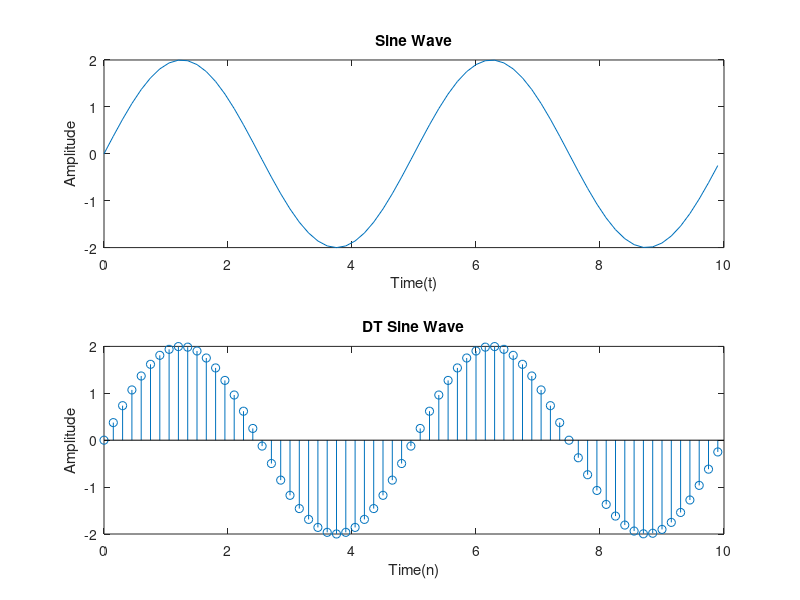
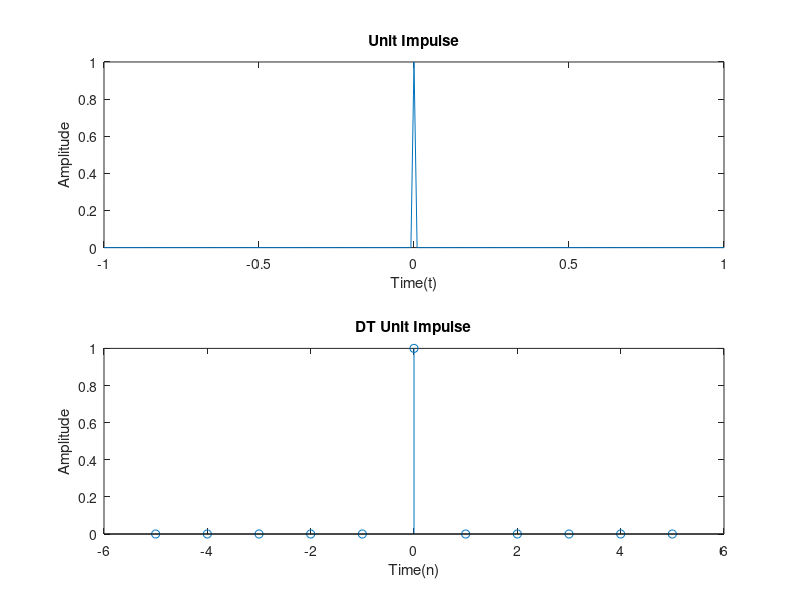
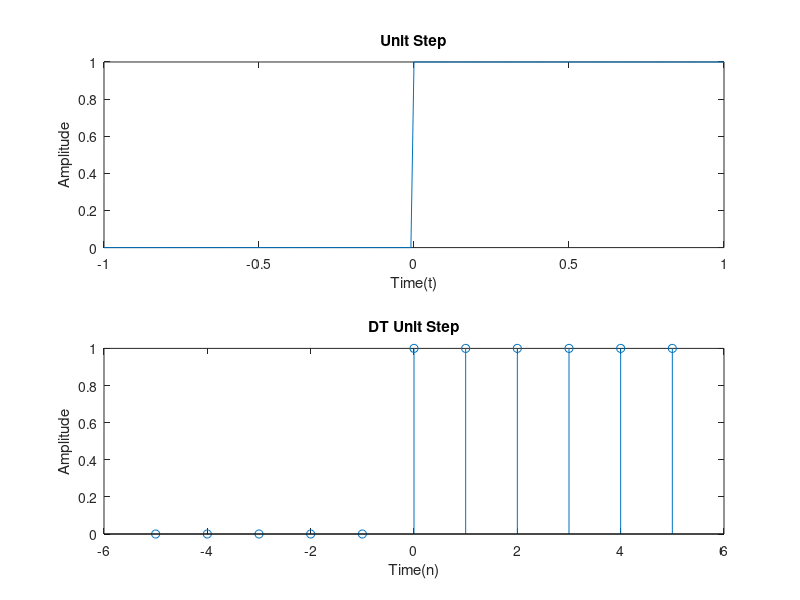
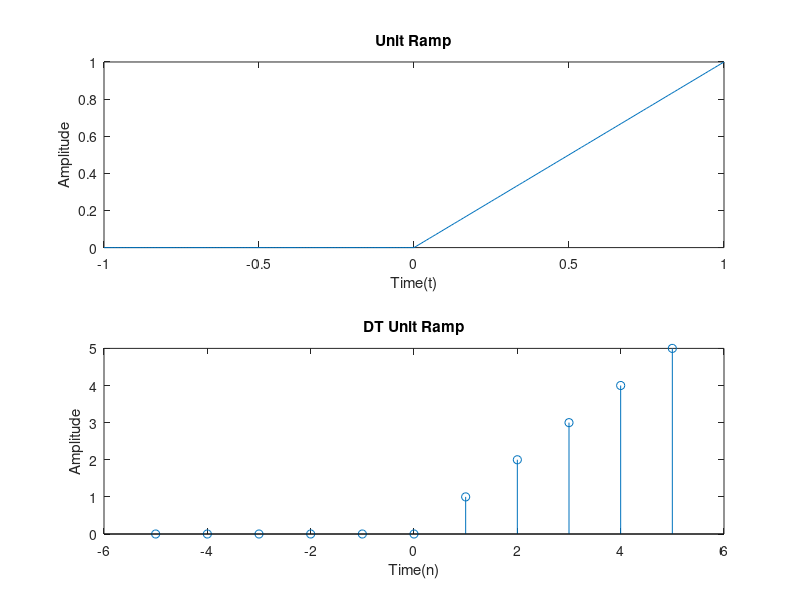

Here is the MATLAB script that generated these plots, in order:
%% Generation of CT and DT Signals
%%
clc;
clear all;
close all;
%% Sine Wave
t = 0:0.15:10;
freq=0.20;
Amp = 2
x1 = Amp * sin(2*pi*freq*t);
figure()

subplot(211)
plot(t,x1);

xlabel('Time(t)')
ylabel('Amplitude');
title('Sine Wave');

n = 0:0.15:10;


x1 = Amp * sin(2*pi*freq*n);

subplot(212)
stem(n,x1);

xlabel('Time(n)')
ylabel('Amplitude');
title('DT Sine Wave');

%% Unit Step, Ramp, Impulse
t = (-1:0.01:1)';
n = (-5:5)';

impulse = t==0;
unitstep = t>=0;
ramp = t.*[t>=0];

impulse1 = n==0;
unitstep1 = n>=0;
ramp1 = n.*unitstep1;

figure()

subplot(211)
plot(t,impulse)
xlabel('Time(t)')
ylabel('Amplitude');
title('Unit Impulse');

subplot(212)
stem(n,impulse1)
xlabel('Time(n)')
ylabel('Amplitude');
title('DT Unit Impulse');


figure()
subplot(211)
plot(t,unitstep)
xlabel('Time(t)')
ylabel('Amplitude');
title('Unit Step');

subplot(212)
stem(n,unitstep1)
xlabel('Time(n)')
ylabel('Amplitude');
title('DT Unit Step');


figure()
subplot(211)
plot(t,ramp)
xlabel('Time(t)')
ylabel('Amplitude');
title('Unit Ramp');

subplot(212)
stem(n,ramp1)
xlabel('Time(n)')
ylabel('Amplitude');
title('DT Unit Ramp');

%% Rectangular Pulse
t1 = -1:0.001:1;
a = rectpuls(t1,0.2);

tT= -10:1:10;
b = rectpuls(tT,5);

figure()
subplot(211)
plot(t1,a)
xlabel('Time(t)')
ylabel('Amplitude');
title('Rectangular Pulse');

subplot(212)
stem(tT,b)
xlabel('Time(t)')
ylabel('Amplitude');
title('Rectangular Pulse');


%% Triangular Pulse
b = tripuls(t1,0.5);

figure()
subplot(211)
plot(t1,b)
xlabel('Time(t)')
ylabel('Amplitude');
title('Triangular Pulse');

subplot(212)
n5 = -5:1:5;
stem(n5,tripuls(n5,3))
xlabel('Time(n)')
ylabel('Amplitude');
title('DT Triangular Pulse');

%% Real Values Exponential
y = exp(2*t);
y1= exp(-2*t);

figure()
subplot(411)
plot(t,y,'r');
xlabel('Time(t)')
ylabel('Amplitude');
title('CT Expo Increasing');

subplot(412)
plot(t,y1,'r');
xlabel('Time(n)')
ylabel('Amplitude');
title('DT Expo Decreasing');

n6 = 0:1:10;
subplot(413)
stem(n6,exp(n6),'b');
xlabel('Time(n)')
ylabel('Amplitude');
title('DT Expo Increasing');

subplot(414)
stem(n6,exp(-n6),'b');
xlabel('Time(n)')
ylabel('Amplitude');
title('DT Expo Decreasing');

%% Complex Values Exponential

figure()

t2 = 0:50;
a = 1/12;
b = pi/4;
c = a + b*1i;
d = -a +b *1i;

amp = 4;
x1 = amp * exp(c*t2);
x2 = amp * exp(d*t2);

subplot(411)
plot(t2,x1);
xlabel('Time(t)')
ylabel('Amplitude');
title('CT Complex Expo Increasing');

subplot(412)
plot(t2,x2);
xlabel('Time(t)')
ylabel('Amplitude');
title('CT Complex Expo Decreasing');

n = 1:40;
x1 = amp * exp(c*n);
x2 = amp * exp(d*n);

subplot(413)
stem(n-1,real(x1))
xlabel('Time(n)')
ylabel('Amplitude');
title('DT Complex Expo Increasing');

subplot(414)
stem(n-1,real(x2))
xlabel('Time(n)')
ylabel('Amplitude');
title('DT Complex Expo Decreasing');

%% Signum 
figure()

x = [-5 -eps(1) 0 eps(1) 5]
y = sign(x);

subplot(211)
plot(x,y)
ylim([-2 2])
xlabel('Time(t)')
ylabel('Amplitude');
title('CT Signum');

x1 = [-5 -4 -3 -2 -1 0 1 2 3 4 5]
y1 = sign(x1)
subplot(212)
stem(x1,y1)
xlabel('Time(n)')
ylabel('Amplitude');
title('DT Signum');

%% Sinc Function
figure()
x = linspace(-5,5);
y = sinc(x)

subplot(211)
plot(x,y)
xlabel('Time(t)')
ylabel('Amplitude');
title('CT Sinc');

n = -5:0.5:5;
subplot(212)
y1 = sinc(n)
stem(n,y1)
xlabel('Time(n)')
ylabel('Amplitude');
title('DT Sinc');






